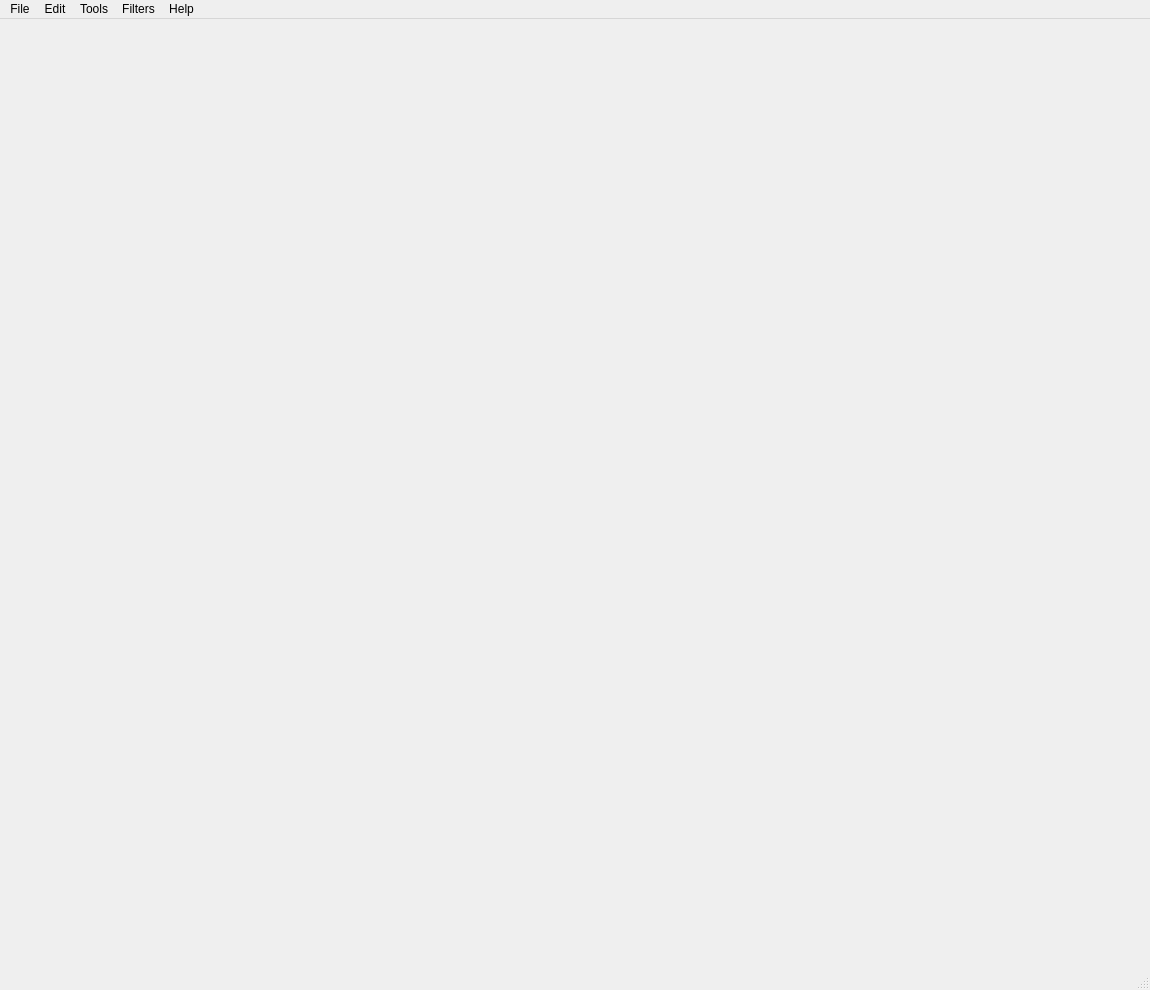
<?xml version="1.0" encoding="UTF-8"?>
<ui version="4.0">
 <author>Capsize LLC</author>
 <class>MainWindow</class>
 <widget class="QMainWindow" name="MainWindow">
  <property name="geometry">
   <rect>
    <x>0</x>
    <y>0</y>
    <width>1150</width>
    <height>990</height>
   </rect>
  </property>
  <property name="sizePolicy">
   <sizepolicy hsizetype="MinimumExpanding" vsizetype="Preferred">
    <horstretch>0</horstretch>
    <verstretch>0</verstretch>
   </sizepolicy>
  </property>
  <property name="minimumSize">
   <size>
    <width>0</width>
    <height>900</height>
   </size>
  </property>
  <property name="windowTitle">
   <string>AI Runner</string>
  </property>
  <widget class="QWidget" name="centralwidget">
   <property name="sizePolicy">
    <sizepolicy hsizetype="MinimumExpanding" vsizetype="MinimumExpanding">
     <horstretch>0</horstretch>
     <verstretch>0</verstretch>
    </sizepolicy>
   </property>
   <property name="minimumSize">
    <size>
     <width>1000</width>
     <height>512</height>
    </size>
   </property>
   <property name="layoutDirection">
    <enum>Qt::LeftToRight</enum>
   </property>
   <layout class="QGridLayout" name="gridLayout">
    <property name="leftMargin">
     <number>0</number>
    </property>
    <property name="topMargin">
     <number>0</number>
    </property>
    <property name="rightMargin">
     <number>0</number>
    </property>
    <property name="bottomMargin">
     <number>0</number>
    </property>
    <property name="spacing">
     <number>0</number>
    </property>
   </layout>
  </widget>
  <widget class="QMenuBar" name="menubar">
   <property name="geometry">
    <rect>
     <x>0</x>
     <y>0</y>
     <width>1150</width>
     <height>22</height>
    </rect>
   </property>
   <widget class="QMenu" name="menuFile">
    <property name="title">
     <string>File</string>
    </property>
    <addaction name="actionNew"/>
    <addaction name="actionLoad"/>
    <addaction name="actionSave"/>
    <addaction name="separator"/>
    <addaction name="actionSettings"/>
    <addaction name="separator"/>
    <addaction name="actionExport"/>
    <addaction name="actionImport"/>
    <addaction name="separator"/>
    <addaction name="actionSave_prompt"/>
    <addaction name="separator"/>
    <addaction name="actionQuit"/>
   </widget>
   <widget class="QMenu" name="menuEdit">
    <property name="title">
     <string>Edit</string>
    </property>
    <addaction name="actionCopy"/>
    <addaction name="actionPaste"/>
    <addaction name="actionUndo"/>
    <addaction name="actionRedo"/>
    <addaction name="separator"/>
    <addaction name="actionRotate_90_clockwise"/>
    <addaction name="actionRotate_90_counter_clockwise"/>
    <addaction name="separator"/>
    <addaction name="actionClear_all_prompts"/>
   </widget>
   <widget class="QMenu" name="menuFilters">
    <property name="title">
     <string>Filters</string>
    </property>
    <widget class="QMenu" name="menuBlur">
     <property name="title">
      <string>Blur</string>
     </property>
     <addaction name="separator"/>
     <addaction name="actionGaussian_Blur_2"/>
     <addaction name="actionBox_Blur_2"/>
    </widget>
    <addaction name="menuBlur"/>
    <addaction name="separator"/>
    <addaction name="actionColor_Balance"/>
    <addaction name="actionSaturation_Filter"/>
    <addaction name="actionUnsharp_Mask"/>
    <addaction name="actionRGB_Noise"/>
    <addaction name="actionPixel_Art"/>
    <addaction name="separator"/>
    <addaction name="actionInvert"/>
    <addaction name="actionFilm"/>
   </widget>
   <widget class="QMenu" name="menuAbout">
    <property name="tearOffEnabled">
     <bool>false</bool>
    </property>
    <property name="title">
     <string>Help</string>
    </property>
    <addaction name="actionAbout"/>
    <addaction name="actionBug_report"/>
    <addaction name="actionReport_vulnerability"/>
    <addaction name="actionDiscord"/>
   </widget>
   <widget class="QMenu" name="menuModel_merge">
    <property name="title">
     <string>Tools</string>
    </property>
    <addaction name="image_interpolation"/>
    <addaction name="separator"/>
    <addaction name="actionDeterministic_generation"/>
    <addaction name="separator"/>
    <addaction name="actionModel_Merger"/>
    <addaction name="separator"/>
    <addaction name="actionEasy_prompt"/>
   </widget>
   <addaction name="menuFile"/>
   <addaction name="menuEdit"/>
   <addaction name="menuModel_merge"/>
   <addaction name="menuFilters"/>
   <addaction name="menuAbout"/>
  </widget>
  <widget class="QStatusBar" name="statusbar"/>
  <action name="actionNew">
   <property name="text">
    <string>New</string>
   </property>
   <property name="shortcut">
    <string>Ctrl+N</string>
   </property>
  </action>
  <action name="actionImport">
   <property name="text">
    <string>Import image</string>
   </property>
   <property name="shortcut">
    <string>Ctrl+I</string>
   </property>
  </action>
  <action name="actionExport">
   <property name="text">
    <string>Export image</string>
   </property>
   <property name="shortcut">
    <string>Ctrl+E</string>
   </property>
  </action>
  <action name="actionCopy">
   <property name="text">
    <string>Copy</string>
   </property>
   <property name="shortcut">
    <string>Ctrl+C</string>
   </property>
  </action>
  <action name="actionPaste">
   <property name="text">
    <string>Paste</string>
   </property>
   <property name="shortcut">
    <string>Ctrl+V</string>
   </property>
  </action>
  <action name="actionUndo">
   <property name="text">
    <string>Undo</string>
   </property>
   <property name="shortcut">
    <string>Ctrl+Z</string>
   </property>
  </action>
  <action name="actionRedo">
   <property name="text">
    <string>Redo</string>
   </property>
   <property name="shortcut">
    <string>Ctrl+Y</string>
   </property>
  </action>
  <action name="actionGrid">
   <property name="text">
    <string>Grid</string>
   </property>
   <property name="toolTip">
    <string>Grid settings</string>
   </property>
  </action>
  <action name="actionPreferences">
   <property name="text">
    <string>Path Preferences</string>
   </property>
   <property name="toolTip">
    <string>Modify model path and more</string>
   </property>
  </action>
  <action name="actionCanvas_color">
   <property name="text">
    <string>Canvas color</string>
   </property>
   <property name="toolTip">
    <string>Change the color of the canvas</string>
   </property>
  </action>
  <action name="actionReset_Settings">
   <property name="text">
    <string>Reset Settings to Default</string>
   </property>
   <property name="toolTip">
    <string>Reset all settings to default</string>
   </property>
  </action>
  <action name="actionResize_on_Paste">
   <property name="checkable">
    <bool>true</bool>
   </property>
   <property name="text">
    <string>Resize on Import</string>
   </property>
   <property name="toolTip">
    <string>Resize the image to active grid area when importing</string>
   </property>
  </action>
  <action name="actionMemory">
   <property name="text">
    <string>Memory</string>
   </property>
  </action>
  <action name="actionAbout">
   <property name="text">
    <string>About</string>
   </property>
  </action>
  <action name="actionCheck_for_updates">
   <property name="text">
    <string>Check for updates</string>
   </property>
  </action>
  <action name="actionOpen">
   <property name="text">
    <string>Open</string>
   </property>
  </action>
  <action name="actionView">
   <property name="text">
    <string>View</string>
   </property>
  </action>
  <action name="actionAdvanced">
   <property name="text">
    <string>Memory Preferences</string>
   </property>
   <property name="toolTip">
    <string>Change memory settings</string>
   </property>
  </action>
  <action name="actionGaussian_Blur">
   <property name="enabled">
    <bool>true</bool>
   </property>
   <property name="text">
    <string>Gaussian Blur</string>
   </property>
  </action>
  <action name="actionBox_Blur">
   <property name="text">
    <string>Box Blur</string>
   </property>
  </action>
  <action name="actionUnsharp_Mask">
   <property name="text">
    <string>Unsharp Mask</string>
   </property>
  </action>
  <action name="actionPixel_Art">
   <property name="text">
    <string>Pixel Art</string>
   </property>
   <property name="visible">
    <bool>true</bool>
   </property>
  </action>
  <action name="actionInvert">
   <property name="text">
    <string>Invert</string>
   </property>
  </action>
  <action name="actionSaturation">
   <property name="text">
    <string>Saturation</string>
   </property>
   <property name="visible">
    <bool>true</bool>
   </property>
  </action>
  <action name="actionColor_Balance">
   <property name="enabled">
    <bool>true</bool>
   </property>
   <property name="text">
    <string>Color Balance</string>
   </property>
   <property name="visible">
    <bool>true</bool>
   </property>
  </action>
  <action name="actionSave">
   <property name="text">
    <string>Save</string>
   </property>
   <property name="shortcut">
    <string>Ctrl+S</string>
   </property>
  </action>
  <action name="actionLoad">
   <property name="text">
    <string>Open</string>
   </property>
   <property name="shortcut">
    <string>Ctrl+O</string>
   </property>
  </action>
  <action name="actionQuit">
   <property name="text">
    <string>Quit</string>
   </property>
   <property name="shortcut">
    <string>Ctrl+Q</string>
   </property>
  </action>
  <action name="actionPixel_Art_2">
   <property name="text">
    <string>Pixel Art</string>
   </property>
  </action>
  <action name="actionBug_report">
   <property name="text">
    <string>Bug report</string>
   </property>
  </action>
  <action name="actionReport_vulnerability">
   <property name="text">
    <string>Report vulnerability</string>
   </property>
  </action>
  <action name="actionDiscord">
   <property name="text">
    <string>Discord</string>
   </property>
  </action>
  <action name="actionExtensions">
   <property name="text">
    <string>Extensions</string>
   </property>
   <property name="toolTip">
    <string>Install, update and delete extensions</string>
   </property>
  </action>
  <action name="actionShow_image_preview">
   <property name="checkable">
    <bool>true</bool>
   </property>
   <property name="text">
    <string>Show image preview</string>
   </property>
  </action>
  <action name="actionImage_to_new_layer">
   <property name="checkable">
    <bool>true</bool>
   </property>
   <property name="text">
    <string>Image to new layer</string>
   </property>
   <property name="toolTip">
    <string>Send generated images to new layer</string>
   </property>
  </action>
  <action name="actionAuto_export_images">
   <property name="checkable">
    <bool>true</bool>
   </property>
   <property name="text">
    <string>Auto export images</string>
   </property>
   <property name="toolTip">
    <string>Automatically export newly generated images to a folder</string>
   </property>
  </action>
  <action name="actionImage_export_settings">
   <property name="text">
    <string>Import / export preferences</string>
   </property>
  </action>
  <action name="actionCheck_for_latest_version_on_startup">
   <property name="checkable">
    <bool>true</bool>
   </property>
   <property name="text">
    <string>Check for latest version on startup</string>
   </property>
  </action>
  <action name="actionModel_Merger">
   <property name="text">
    <string>Model Merger</string>
   </property>
  </action>
  <action name="actionSaturation_Filter">
   <property name="text">
    <string>Saturation</string>
   </property>
  </action>
  <action name="actionColor_Balance_2">
   <property name="text">
    <string>Color Balance</string>
   </property>
  </action>
  <action name="actionRGB_Noise">
   <property name="text">
    <string>RGB Noise</string>
   </property>
  </action>
  <action name="actionGaussian_Blur_2">
   <property name="text">
    <string>Gaussian Blur</string>
   </property>
  </action>
  <action name="actionBox_Blur_2">
   <property name="text">
    <string>Box Blur</string>
   </property>
  </action>
  <action name="actionRotate_90_clockwise">
   <property name="text">
    <string>Rotate 90° clockwise</string>
   </property>
   <property name="shortcut">
    <string>Ctrl+R</string>
   </property>
  </action>
  <action name="actionRotate_90_counter_clockwise">
   <property name="text">
    <string>Rotate 90° counter clockwise</string>
   </property>
   <property name="shortcut">
    <string>Ctrl+Shift+R</string>
   </property>
  </action>
  <action name="actionSave_prompt">
   <property name="text">
    <string>Save prompt</string>
   </property>
  </action>
  <action name="actionPrompt_Browser">
   <property name="text">
    <string>Prompt Browser</string>
   </property>
  </action>
  <action name="actionShow_Active_Image_Area">
   <property name="checkable">
    <bool>true</bool>
   </property>
   <property name="text">
    <string>Show Active Image Area</string>
   </property>
  </action>
  <action name="actionImage_Interpolation">
   <property name="text">
    <string>Image Interpolation</string>
   </property>
  </action>
  <action name="image_interpolation">
   <property name="text">
    <string>Image Interpolation</string>
   </property>
  </action>
  <action name="actionFilm">
   <property name="text">
    <string>Film</string>
   </property>
  </action>
  <action name="actionDeterministic_generation">
   <property name="text">
    <string>Deterministic generator</string>
   </property>
  </action>
  <action name="actionDark_mode">
   <property name="checkable">
    <bool>true</bool>
   </property>
   <property name="text">
    <string>Dark mode</string>
   </property>
  </action>
  <action name="actionConsole_window">
   <property name="text">
    <string>Console window</string>
   </property>
  </action>
  <action name="actionSettings">
   <property name="text">
    <string>Settings</string>
   </property>
  </action>
  <action name="actionEasy_prompt">
   <property name="text">
    <string>Easy prompt</string>
   </property>
  </action>
  <action name="actionClear_all_prompts">
   <property name="text">
    <string>Clear all prompts</string>
   </property>
   <property name="toolTip">
    <string>Remove text from all prompts and negative prompts</string>
   </property>
  </action>
 </widget>
 <resources>
  <include location="../resources.qrc"/>
 </resources>
 <connections/>
 <designerdata>
  <property name="gridDeltaX">
   <number>10</number>
  </property>
  <property name="gridDeltaY">
   <number>10</number>
  </property>
  <property name="gridSnapX">
   <bool>true</bool>
  </property>
  <property name="gridSnapY">
   <bool>true</bool>
  </property>
  <property name="gridVisible">
   <bool>true</bool>
  </property>
 </designerdata>
</ui>
